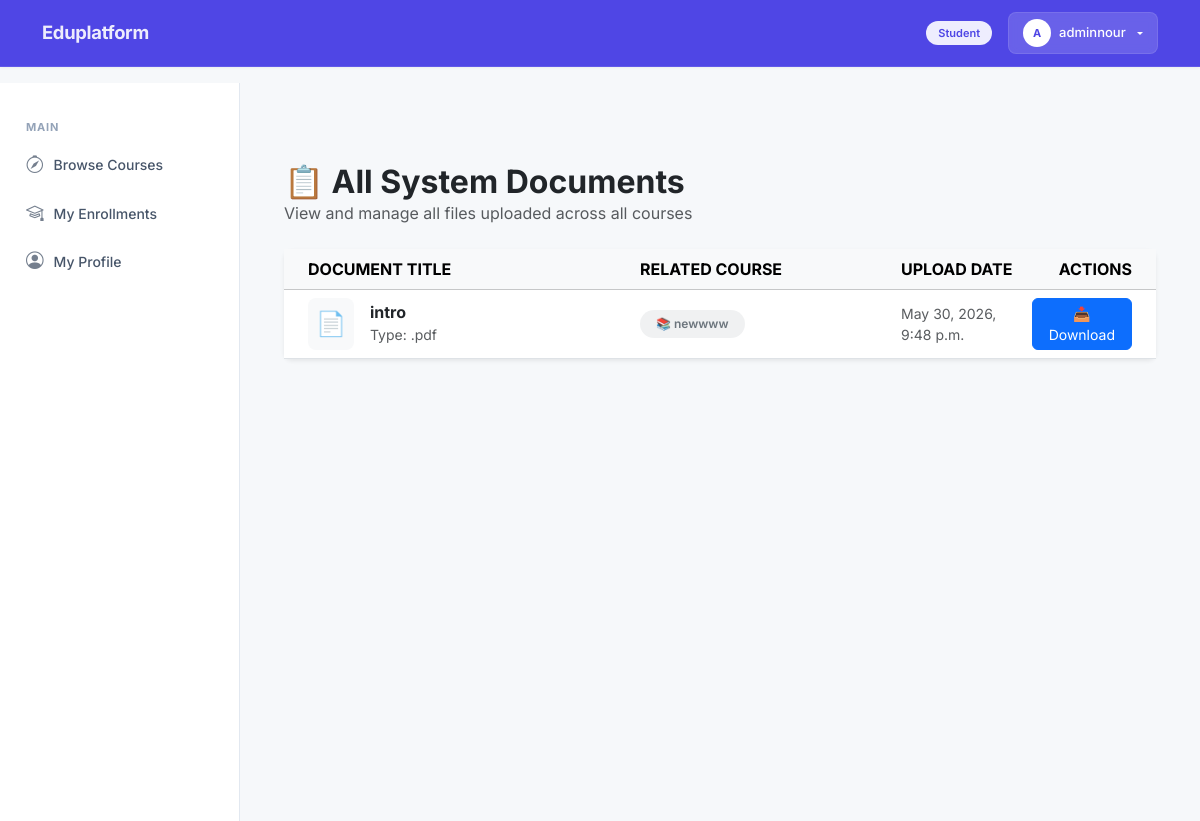
Page /documents/ (signed in) on the earlier database version.
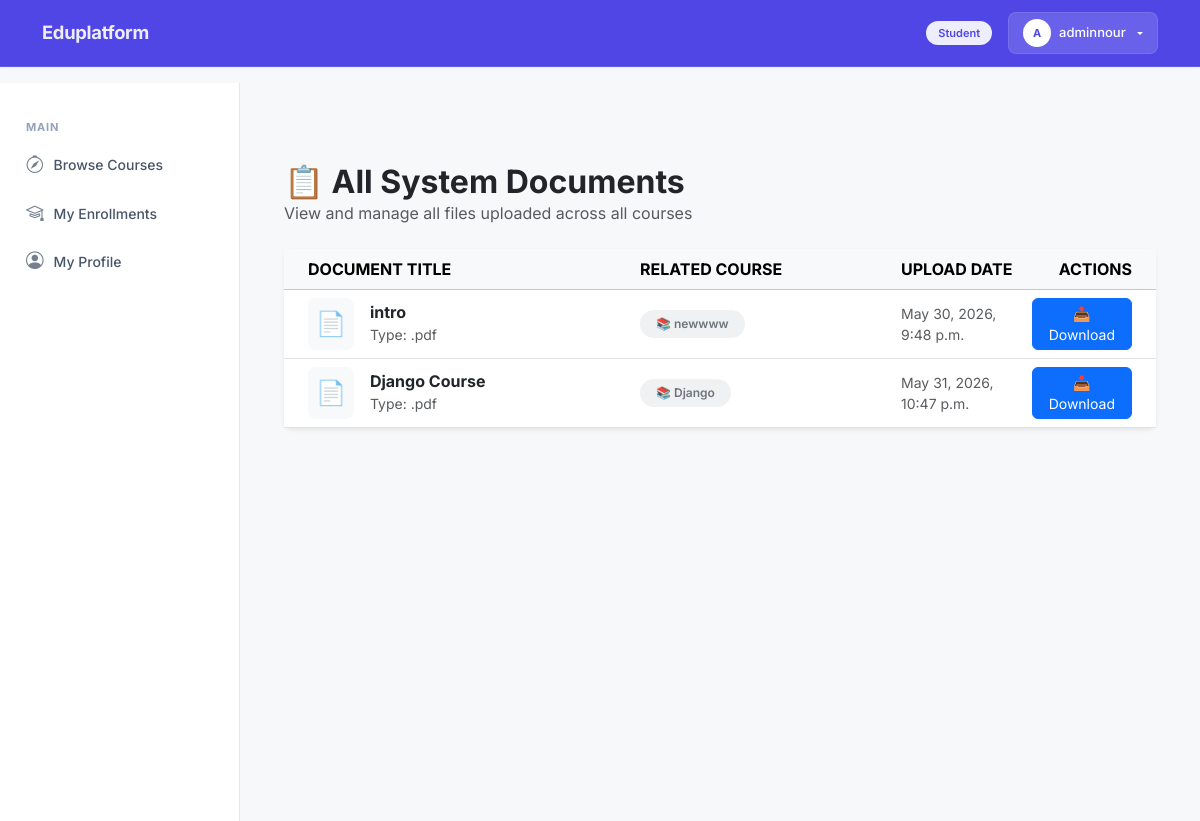
Same page on the later database version.
### core/models.py (models this page shows, shortened)
class Profile(models.Model):
    ROLE_CHOICES = [
        ('student', 'Student'),
        ('teacher', 'Teacher'),
        ('admin', 'Admin'),
    ]
    user = models.OneToOneField(User, on_delete=models.CASCADE, related_name='profile')
    role = models.CharField(max_length=10, choices=ROLE_CHOICES, default='student')
    bio = models.TextField(blank=True, null=True)

class CourseDocument(models.Model):
    course = models.ForeignKey(Course, on_delete=models.CASCADE, related_name='documents')
    title = models.CharField(max_length=200)
    file = models.FileField(upload_to='course_docs/')
    uploaded_at = models.DateTimeField(auto_now_add=True)

class Course(models.Model):
    LEVEL_CHOICES = [
        ('beginner', 'Beginner'),
        ('intermediate', 'Intermediate'),
        ('advanced', 'Advanced'),
    ]
    title = models.CharField(max_length=200)
    description = models.TextField()
    teacher = models.ForeignKey(User, on_delete=models.CASCADE, related_name='created_courses')
    category = models.ForeignKey(Category, on_delete=models.PROTECT, related_name='courses')
    level = models.CharField(max_length=15, choices=LEVEL_CHOICES, default='beginner')
    is_published = models.BooleanField(default=False)
    created_at = models.DateTimeField(auto_now_add=True)
    updated_at = models.DateTimeField(auto_now=True)

### core/views.py (the view)
# urls.py: path('documents/', views.all_documents_view, name='all_documents'),
@login_required
def all_documents_view(request):
    documents = CourseDocument.objects.all()
    return render(request, 'core/all_documents.html', {
        'documents': documents
    })

### core/templates/core/all_documents.html
{% extends 'core/base.html' %}
{% block content %}
<div class="container py-5">
    <div class="d-flex justify-content-between align-items-center mb-4">
        <div>
            <h2 class="fw-bold text-dark m-0">📋 All System Documents</h2>
            <p class="text-muted m-0">View and manage all files uploaded across all courses</p>
        </div>
    </div>
    <div class="card shadow-sm border-0 rounded-3">
        <div class="card-body p-0">
            {% if documents %}
                <div class="table-responsive">
                    <table class="table table-hover align-middle mb-0">
                        <thead class="table-light text-uppercase fs-7 fw-bold text-muted">
                            <tr>
                                <th class="ps-4" style="width: 40%;">Document Title</th>
                                <th style="width: 30%;">Related Course</th>
                                <th style="width: 15%;">Upload Date</th>
                                <th class="text-end pe-4" style="width: 15%;">Actions</th>
                            </tr>
                        </thead>
                        <tbody>
                            {% for doc in documents %}
                                <tr>
                                    <td class="ps-4">
                                        <div class="d-flex align-items-center">
                                            <div class="bg-light p-2 rounded-3 me-3 text-primary fs-4">
                                                📄
                                            </div>
                                            <div>
                                                <h6 class="fw-bold mb-0 text-dark">{{ doc.title }}</h6>
                                                <small class="text-muted">Type: {{ doc.file.url|slice:"-4:" }}</small>
                                            </div>
                                        </div>
                                    </td>
                                    <td>
                                        <span class="badge bg-secondary bg-opacity-10 text-secondary px-3 py-2 rounded-pill fw-semibold">
                                            📚 {{ doc.course.title|default:"General Document" }}
                                        </span>
                                    </td>
                                    <td class="text-muted small">
                                        {{ doc.uploaded_at }}
                                    </td>
                                    <td class="text-end pe-4">
                                        <a href="{{ doc.file.url }}" class="btn btn-sm btn-primary px-3 rounded-2" download>
                                            📥 Download
                                        </a>
                                    </td>
                                </tr>
                            {% endfor %}
                        </tbody>
                    </table>
                </div>
            {% else %}
                <div class="text-center py-5">
                    <div class="fs-1 text-muted mb-3">📂</div>
                    <h5 class="fw-bold text-secondary">No Documents Found</h5>
                    <p class="text-muted">There are no files uploaded in the system yet.</p>
                </div>
            {% endif %}
        </div>
    </div>
</div>
{% endblock %}

### core/templates/core/base.html (shortened to what this page needs)
<!DOCTYPE html>
<html lang="en">
<head>
  <link href="https://cdn.jsdelivr.net/npm/bootstrap@5.3.3/dist/css/bootstrap.min.css" rel="stylesheet"
>
  <link rel="stylesheet" href="https://cdn.jsdelivr.net/npm/bootstrap-icons@1.11.3/font/bootstrap-icons.min.css">
</head>
<body>
  <nav class="navbar navbar-expand-lg navbar-dark
        {% if user.is_authenticated and user.profile.role == 'student' %}navbar-student
        {% elif user.is_authenticated and user.profile.role == 'teacher' %}navbar-teacher
        {% else %}bg-dark{% endif %}">
    <div class="container">
      <a class="navbar-brand fw-bold" href="{% url 'core:course_list' %}">Eduplatform</a>
      <div class="collapse navbar-collapse" id="navbarNav">
        <div class="d-flex align-items-center gap-3">
          {% if user.is_authenticated %}
          <span
            class="{% if user.profile.role == 'student' %}role-badge-student{% else %}role-badge-teacher{% endif %}">
            {{ user.profile.role|capfirst }}
          </span>
          <div class="btn-group">
            <button type="button" class="btn btn-dropdown-custom dropdown-toggle d-flex align-items-center gap-2"
              data-bs-toggle="dropdown" aria-expanded="false">
              <div
                class="avatar-circle {% if user.profile.role == 'student' %}avatar-student{% else %}avatar-teacher{% endif %}">
                {{ user.username|first|upper }}
              </div>
              {{ user.username }}
            </button>
          </div>
          {% else %}
          <a href="{% url 'login' %}" class="btn btn-link text-white text-decoration-none btn-sm fw-medium">Login</a>
          <a href="{% url 'register' %}" class="btn btn-light btn-sm fw-medium px-3 text-dark">Register</a>
          {% endif %}
        </div>
      </div>
    </div>
  </nav>
  <div class="page-wrapper">
    {% if user.is_authenticated %}
    <div class="sidebar {% if user.profile.role == 'student' %}sidebar-student{% else %}sidebar-teacher{% endif %}">
      {% if user.profile.role == 'student' %}
      <div class="section-label">Main</div>
      <a href="{% url 'core:course_list' %}"
        class="nav-link {% if request.resolver_match.url_name == 'course_list' %}active{% endif %}">
        <i class="bi bi-compass"></i>
        Browse Courses
      </a>
      <a href="{% url 'core:my_enrollments' %}"
        class="nav-link {% if request.resolver_match.url_name == 'myenrollments' %}active{% endif %}">
        <i class="bi bi-mortarboard"></i>
        My Enrollments
      </a>
      <a href="{% url 'core:profile' %}"
        class="nav-link {% if request.resolver_match.url_name == 'profile' %}active{% endif %}">
        <i class="bi bi-person-circle"></i>
        My Profile
      </a>
      {% endif %}
    </div>
    {% endif %}
    <div class="main-area">
      {% block content %}{% endblock %}
    </div>
  </div>
</body>
</html>

### core/templates/core/base.html (style rules this page uses)
body { font-family: 'Inter', sans-serif; background-color: #f6f8fa; color: #2D3748; -webkit-font-smoothing: antialiased; }
.navbar { padding: 0.75rem 0; box-shadow: 0 1px 3px rgba(0, 0, 0, 0.05); border-bottom: 1px solid rgba(255, 255, 255, 0.1); }
.navbar-brand { font-size: 1.15rem; letter-spacing: -0.3px; }
.navbar-student { background: #4F46E5 !important; }
.navbar-student .navbar-brand, .navbar-student .nav-link { color: #fff !important; opacity: 0.9; }
.role-badge-student { background: #EEEDFE; color: #4F46E5; font-size: 11px; padding: 4px 12px; border-radius: 30px; font-weight: 600; }
.sidebar { min-height: calc(100vh - 62px); background: #fff; border-right: 1px solid #E2E8F0; padding: 24px 14px; width: 240px; flex-shrink: 0; }
.sidebar .section-label { font-size: 11px; font-weight: 700; color: #94A3B8; text-transform: uppercase; letter-spacing: 0.8px; padding: 12px 12px 6px; }
.sidebar .nav-link { font-size: 14px; font-weight: 500; padding: 10px 12px; display: flex; align-items: center; gap: 10px; color: #475569; border-radius: 8px; transition: all 0.2s ease; margin-bottom: 2px; }
.sidebar .nav-link i { font-size: 1.1rem; opacity: 0.75; transition: transform 0.2s, opacity 0.2s; }
.page-wrapper { display: flex; }
.main-area { flex: 1; padding: 32px; background: #f6f8fa; }
.avatar-circle { width: 28px; height: 28px; border-radius: 50%; display: flex; align-items: center; justify-content: center; font-size: 11px; font-weight: 700; }
.avatar-student { background: #fff; color: #4F46E5; }
.btn-dropdown-custom { background: rgba(255, 255, 255, 0.15) !important; border: 1px solid rgba(255, 255, 255, 0.1) !important; color: #fff !important; font-size: 13px; font-weight: 500; padding: 6px 14px; border-radius: 8px; backdrop-filter: blur(4px); }

Differences in the rows shown:
added CourseDocument: title "Django Course", file ".pdf", course "Django", uploaded_at "May 31, 2026, 10:47 p.m."
